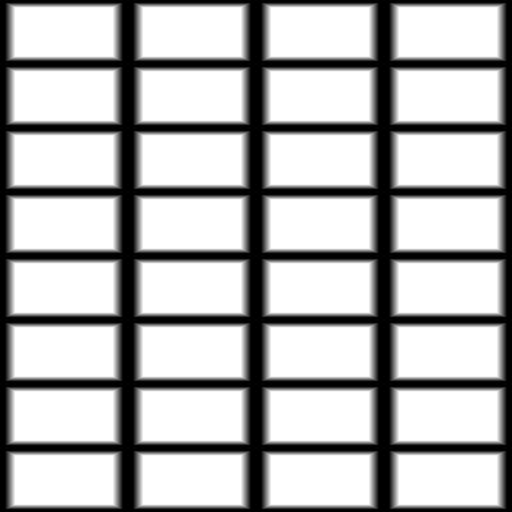
#> input picture docs/evidence/brick-pattern/aligned/height.png, 1024 x 1024 px, found by its file name (shown at 1/2 size)
$ python contact.py
#> lines starting #> are read from the running program, lines starting #| are printed output that depends on the picture
from PIL import Image, ImageDraw
from pathlib import Path
root=Path('tmp/eng-04/visual')
weights=['0','0.25','0.5','1']
canvas=Image.new('RGB',(2080,1140),'#181c24');d=ImageDraw.Draw(canvas)
#> after `canvas = Image.new('RGB', (2080, 1140), '#181c24')`:
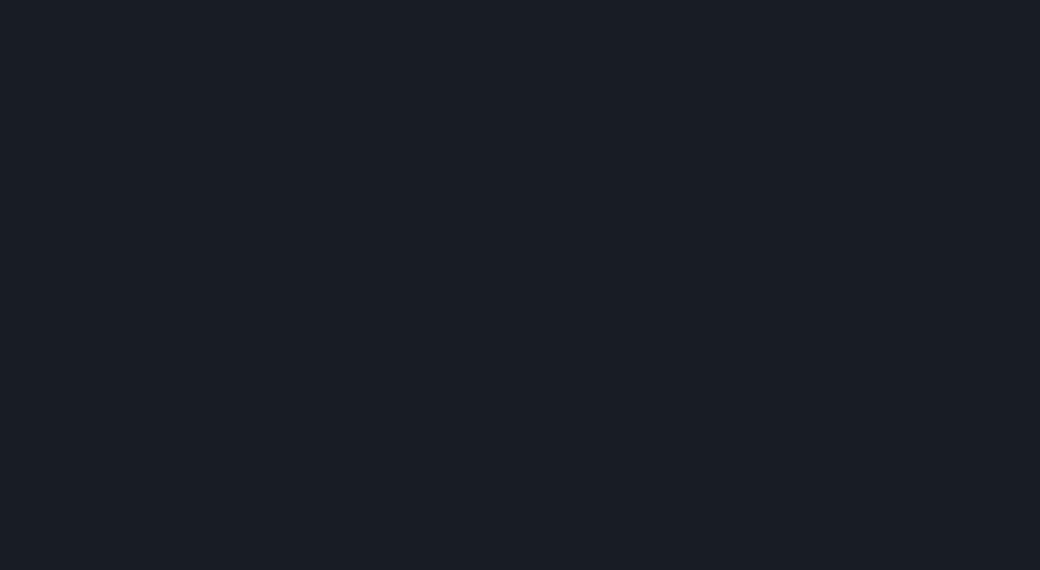
#> canvas: PIL image 2080x1140 RGB (shown at 1/2 size); mean R, G, B 24, 28, 36
d.text((20,12),'ENG-04 / Scalar blend / 1024 x 1024 source / 2 x 2 tiling per panel',fill='white')
for col,weight in enumerate(weights):
 for row,channel in enumerate(['height','normal']):
  x=16+col*516;y=64+row*540
  d.text((x,y-22),f'weight {weight} / {channel}',fill='white')
  im=Image.open(root/weight/(channel+'.png')).convert('RGB').resize((256,256),Image.Resampling.LANCZOS)
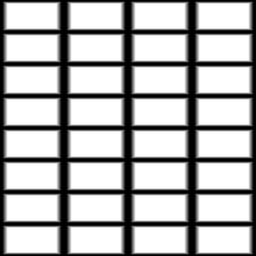
#> im: PIL image 256x256 RGB; min 0, max 255, mean 180.4
  for ty in range(2):
   for tx in range(2):canvas.paste(im,(x+tx*256,y+ty*256))
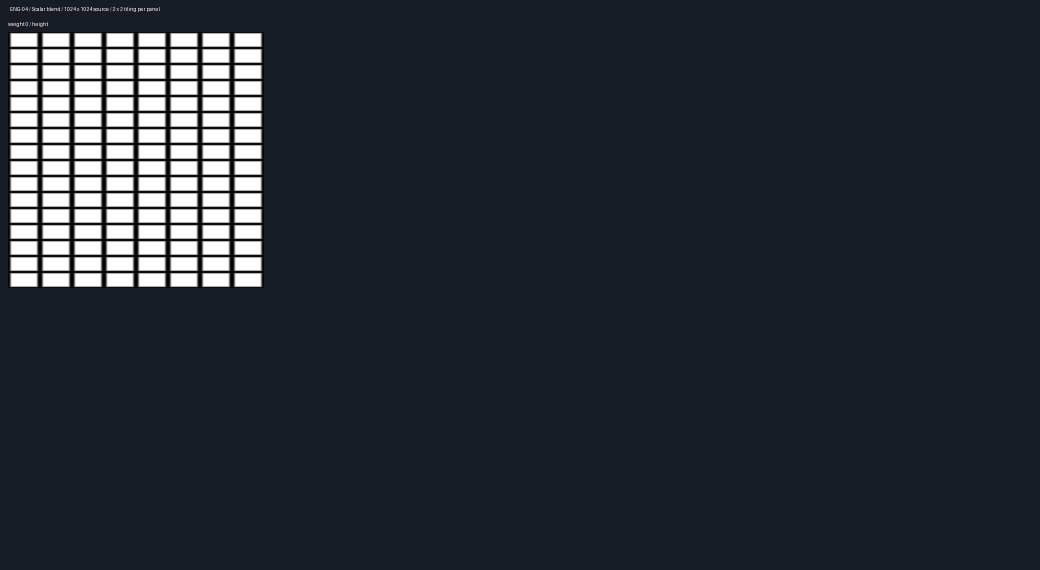
#> canvas: PIL image 2080x1140 RGB (shown at 1/2 size); mean R, G, B 41.4, 44.9, 52
canvas.save(root/'contact.png')
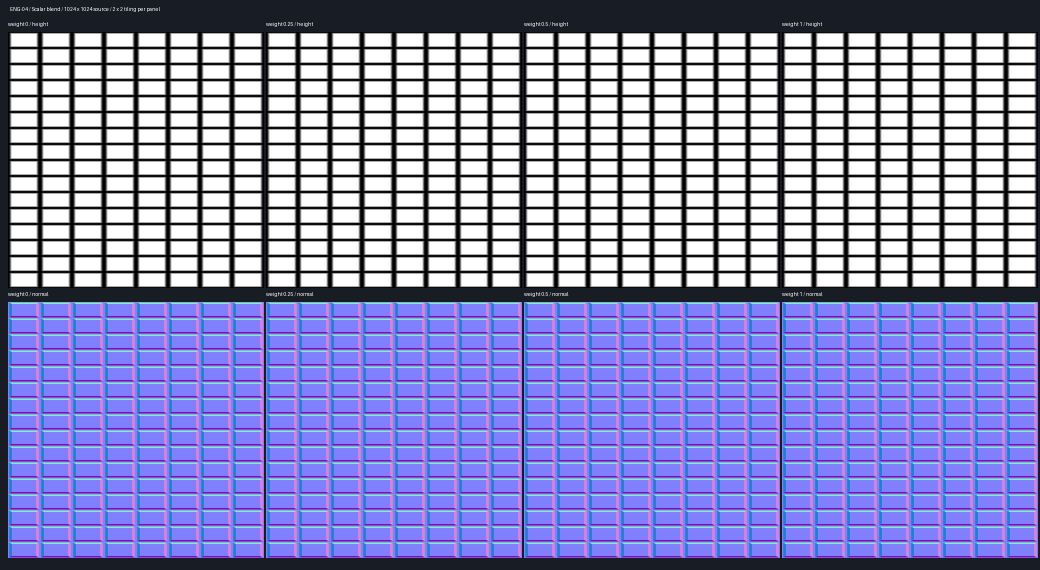
#> saved as contact.png: PIL image 2080x1140 RGB (shown at 1/2 size); mean R, G, B 139.3, 139.8, 189.1
